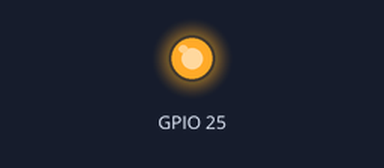
This program was run on a simulated Raspberry Pi (BCM pin numbers). On the bench: output pins drawn as LEDs (lit = HIGH). At 4.0 s the program stops and its outputs stay as they are.

Above: at 0.1 s.
At 4.1 s:
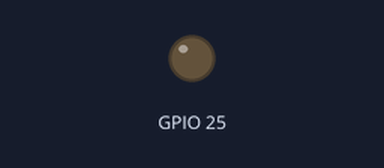
Timing chart, 0 to 5.5 s (numbered marks = the images above):
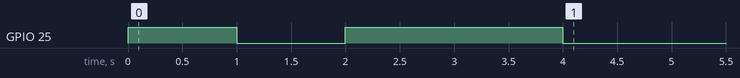

The program:

relay7.py
```python
import sys
import RPi.GPIO as GPIO
from time import sleep

def main(argv):
	GPIO.setwarnings(False)
	GPIO.setmode(GPIO.BCM)
	GPIO.setup(25, GPIO.OUT)
	GPIO.output(25, True)
	sleep(1)
	GPIO.output(25, False)
	sleep(1)
	GPIO.output(25, True)
	sleep(2)
	GPIO.output(25, False)
	GPIO.cleanup()
	return 0

if __name__ == "__main__":
	main(sys.argv[1:])
```

Measured:
- by itself, GPIO 25: LOW → HIGH at 0.00 s, → LOW 1.0 s later, → HIGH 1.0 s later, → LOW 2.0 s later
